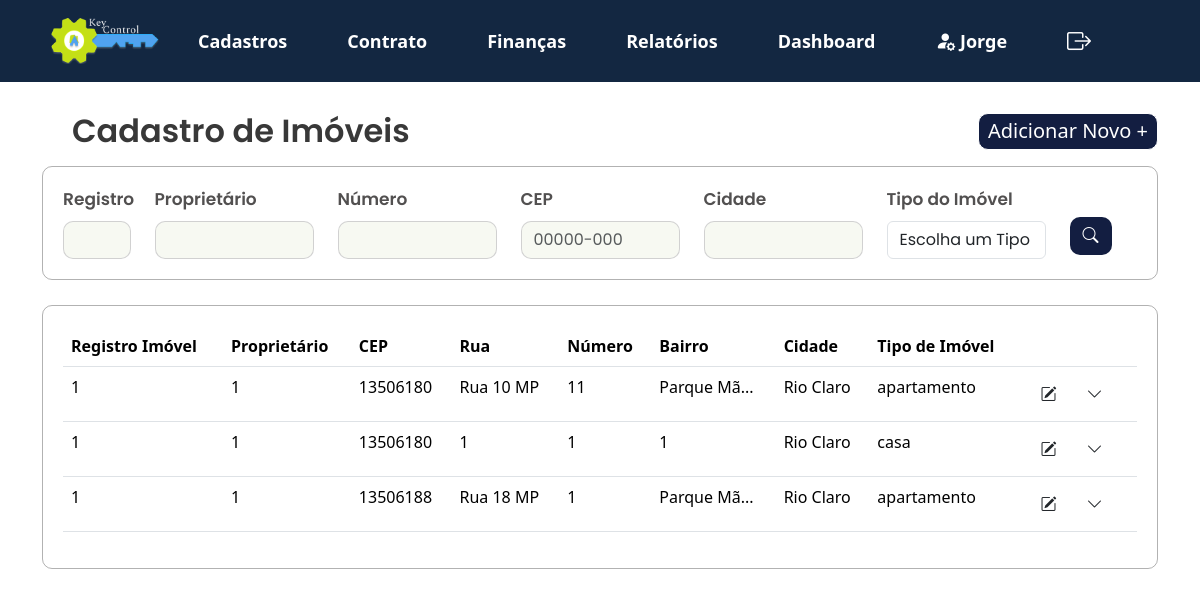
The page /KeyControl/projeto/views/lista_imovel.php (signed in) on the database its author committed.
### tables this page shows
CREATE TABLE `cadastro_imovel` (
  `id` int(11) NOT NULL,
  `cpf_cnpj_proprietario` varchar(20) NOT NULL,
  `tipo_imovel` varchar(50) NOT NULL,
  `quantidade_quartos` int(11) DEFAULT NULL,
  `quantidade_banheiros` int(11) DEFAULT NULL,
  `quantidade_vagas` int(11) DEFAULT NULL,
  `area_total` decimal(10,2) DEFAULT NULL,
  `cep` varchar(10) DEFAULT NULL,
  `rua` varchar(100) DEFAULT NULL,
  `numero` varchar(10) DEFAULT NULL,
  `bairro` varchar(50) DEFAULT NULL,
  `cidade` varchar(50) DEFAULT NULL,
  `estado` varchar(50) DEFAULT NULL,
  `pais` varchar(50) DEFAULT NULL,
  `registro_imovel` varchar(50) DEFAULT NULL,
  `registro_agua` varchar(50) DEFAULT NULL,
  `valor_aluguel` float DEFAULT NULL,
  `taxa_aluguel` float DEFAULT NULL,
  `valor_venda` float DEFAULT NULL,
  `taxa_venda` float DEFAULT NULL,
  `complemento` varchar(255) DEFAULT NULL
);

CREATE TABLE `cadastro_cliente` (
  `id` int(11) NOT NULL,
  `nome` varchar(100) NOT NULL,
  `rg_ie` varchar(20) DEFAULT NULL,
  `data_nascimento_fundacao` date DEFAULT NULL,
  `telefone` varchar(20) DEFAULT NULL,
  `email` varchar(100) DEFAULT NULL,
  `estado_civil` varchar(20) DEFAULT NULL,
  `nacionalidade` varchar(50) DEFAULT NULL,
  `profissao` varchar(50) DEFAULT NULL,
  `cep` varchar(10) DEFAULT NULL,
  `rua` varchar(100) DEFAULT NULL,
  `numero` varchar(10) DEFAULT NULL,
  `bairro` varchar(50) DEFAULT NULL,
  `cidade` varchar(50) DEFAULT NULL,
  `estado` varchar(50) DEFAULT NULL,
  `pais` varchar(50) DEFAULT NULL,
  `locador` tinyint(1) DEFAULT 0,
  `locatario` tinyint(1) DEFAULT 0,
  `fiador` tinyint(1) DEFAULT 0,
  `comprador` tinyint(1) DEFAULT 0,
  `complemento` varchar(255) DEFAULT NULL,
  `cpf_cnpj` varchar(20) NOT NULL
);

### KeyControl/projeto/app/controllers/filtros_imovel.php (called while the page is built, shortened)
<?php
include '../app/controllers/db_conexao.php';
function buildQuery($registro_imovel, $cpf_cnpj_proprietario, $tipo_imovel, $cep, $rua, $bairro, $cidade) {
    $sql = "SELECT imovel.*, cliente.nome
            FROM cadastro_imovel imovel
            INNER JOIN cadastro_cliente cliente
                ON imovel.cpf_cnpj_proprietario = cliente.cpf_cnpj";
    $conditions = [];
    $params = [];
    return [$sql, $params];
}
$registro_imovel = $_POST['registro_imovel'] ?? '';
$cpf_cnpj_proprietario = $_POST['cpf_cnpj_proprietario'] ?? '';
$tipo_imovel = $_POST['tipo_imovel'] ?? '';
$cep = $_POST['cep'] ?? '';
$rua = $_POST['rua'] ?? '';
$bairro = $_POST['bairro'] ?? '';
$cidade = $_POST['cidade'] ?? '';
list($sql, $params) = buildQuery($registro_imovel, $cpf_cnpj_proprietario, $tipo_imovel, $cep, $rua, $bairro, $cidade);
try {
    if ($pdo) {
        $stmt = $pdo->prepare($sql);
        $stmt->execute($params);
        $result = $stmt->fetchAll(PDO::FETCH_ASSOC);
    } else {
        throw new Exception("Erro na conexão com o banco de dados.");
    }
} catch (Exception $e) {
    echo "Erro na execução da consulta: " . $e->getMessage();
}
?>

### KeyControl/projeto/views/lista_imovel.php (the view, shortened to what this page needs)
<?php
   include_once '../app/controllers/filtros_imovel.php';
   ?>
<!DOCTYPE html>
<html lang="pt-br">
   <head>
      <link href="https://cdn.jsdelivr.net/npm/bootstrap@5.3.3/dist/css/bootstrap.min.css" rel="stylesheet">
      <link rel="stylesheet" href="../public/assets/js/menu.js">
      <link rel="stylesheet" href="https://cdn.jsdelivr.net/npm/bootstrap-icons@1.10.5/font/bootstrap-icons.css">
      <link rel="stylesheet" type="text/css" href="../public/assets/css/style2.css">
   </head>
   <body>
      <?php include 'navbar.php';?>
      <section>
         <div class="container">
            <div class="d-flex justify-content-between align-items-center mb-3">
               <h2 class="mb-0">Cadastro de Imóveis</h2>
               <a href="../views/cadastro_imovel.php" class="button_adicionarnovo">Adicionar Novo +</a>
            </div>
         </div>
         <div class="container">
            <form method="POST" action="">
               <div class="filtros-container">
                  <div class="row g-12">
                     <div class="col-md-1">
                        <label for="registro_imovel" class="form-label">Registro</label>
                        <input type="text" id="registro_imovel" class="form-control" name="registro_imovel" value="<?= htmlspecialchars($_POST['registro_imovel'] ?? '') ?>">
                     </div>
                     <div class="col-md-2">
                        <label for="cpf_cnpj_proprietario" class="form-label">Proprietário</label>
                        <input type="text" id="cpf_cnpj_proprietario" class="form-control" name="cpf_cnpj_proprietario" value="<?= htmlspecialchars($_POST['cpf_cnpj_proprietario'] ?? '') ?>">
                     </div>
                     <div class="col-md-2">
                        <label for="numero" class="form-label">Número</label>
                        <input type="text" id="numero" class="form-control" name="numero" value="<?= htmlspecialchars($_POST['numero'] ?? '') ?>">
                     </div>
                     <div class="col-md-2">
                        <label for="cep" class="form-label">CEP</label>
                        <input type="text" id="cep" class="form-control" name="cep" value="<?= htmlspecialchars($_POST['cep'] ?? '') ?>" pattern="\d{5}-\d{3}" placeholder="00000-000" title="Formato: 12345-678" maxlength="9">
                     </div>
                     <div class="col-md-2">
                        <label for="cidade" class="form-label">Cidade</label>
                        <input type="text" id="cidade" class="form-control" name="cidade" value="<?= htmlspecialchars($_POST['cidade'] ?? '') ?>">
                     </div>
                     <div class="col-md-2">
                        <label for="tipo_imovel" class="mb-2">Tipo do Imóvel</label>
                        <div class="position-relative">
                           <select class="form-control" name="tipo_imovel" id="tipo_imovel" onchange="checkSelection('tipo_imovel')">
                              <option value="" disabled <?= !isset($_POST['tipo_imovel']) ? 'selected' : '' ?>>Escolha um Tipo</option>
                           </select>
                        </div>
                     </div>
                     <div class="col-md-1">
                     <button class="btn btn-buscar" type="submit">
                     <i class="bi bi-search"></i>
                     </button>
                  </div>
               </div>
         </div>
         </form>
         </div>
      </section>
      <section>
         <div class="container">
            <div class="card_relatório">
               <table class="table table-hover">
                  <thead>
                     <tr>
                        <th>Registro Imóvel</th>
                        <th>Proprietário</th>
                        <th>CEP</th>
                        <th>Rua</th>
                        <th>Número</th>
                        <th>Bairro</th>
                        <th>Cidade</th>
                        <th>Tipo de Imóvel</th>
                        <th></th>
                     </tr>
                  </thead>
                  <tbody>
                     <?php
                        if (isset($result) && count($result) > 0) {
                            foreach ($result as $row) {
                                $bairro = htmlspecialchars($row['bairro'] ?? '-');
                                $bairro_resumido = htmlspecialchars(substr($bairro, 0, 10) . (strlen($bairro) > 10 ? '...' : ''));
                                echo "<tr>
                                        <td>" . htmlspecialchars($row['registro_imovel'] ?? '-') . "</td>
                                        <td>" . htmlspecialchars($row['nome'] ?? '-') . "</td>
                                        <td>" . htmlspecialchars($row['cep'] ?? '-') . "</td>
                                        <td>" . htmlspecialchars($row['rua'] ?? '-') . "</td>
                                        <td>" . htmlspecialchars($row['numero'] ?? '-') . "</td>
                                        <td title='$bairro'>$bairro_resumido</td>
                                        <td>" . htmlspecialchars($row['cidade'] ?? '-') . "</td>
                                        <td>" . htmlspecialchars($row['tipo_imovel'] ?? '-') . "</td>
                                        <td>
                                          <button class='btn' onclick=\"window.location.href='../views/modifica_imovel.php?id=" . htmlspecialchars($row['id']) . "'\">
                                          <i class='bi bi-pencil-square'></i>
                                          </button>
                                            <button class='btn' onclick='toggleSubMenu(this)'>
                                                <i class='bi bi-chevron-down'></i>
                                            </button>
                                                    <button class='imprimir' onclick='printInfo(" . htmlspecialchars($row['id']) . ")'>
                                                    </button>
                                                    <button class='email' onclick='sendEmail(\"" . addslashes(htmlspecialchars($row["email"] ?? '')) . "\")'>
                                                    </button>
                                                    <button class='excluir' onclick='deleteRecord(" . htmlspecialchars($row['id']) . ")'>
                                                    </button>
                                        </td>
                                    </tr>";
                            }
                        } else {
                            echo "<tr><td colspan='8'>Nenhum registro encontrado</td></tr>";
                        }
                        ?>
                  </tbody>
               </table>
            </div>
         </div>
      </section>
   </body>
</html>

### KeyControl/projeto/views/navbar.php (shortened to what this page needs)
<head>
  <link rel="stylesheet" type="text/css" href="../public/assets/css/style1.css">
</head>
<nav class="navbar navbar-expand-sm">
  <div class="container">
    <div class="collapse navbar-collapse" id="navbarNavDropdown">
      <ul class="navbar-nav align-items-center">
        <li>
          <a class="nav-link" href="../views/home.php"><img src="../public/assets/img/Logomarca.png" width="110px"></a>
        </li>
      </ul>
      <ul class="navbar-nav align-items-center">
        <li class="nav-item dropdown">
          <a class="nav-link" href="#" id="drop" role="button" data-bs-toggle="dropdown" aria-expanded="false">
            Cadastros
          </a>
        </li>
      </ul>
      <ul class="navbar-nav align-items-center">
        <li class="nav-item dropdown">
          <a class="nav-link" href="#" id="drop" role="button" data-bs-toggle="dropdown" aria-expanded="false">
            Contrato
          </a>
        </li>
      </ul>
      <ul class="navbar-nav align-items-center">
        <li class="nav-item dropdown">
          <a class="nav-link" href="#" id="drop" role="button" data-bs-toggle="dropdown" aria-expanded="true">
            Finanças
          </a>
        </li>
      </ul>
      <ul class="navbar-nav align-items-center">
        <li class="nav-item dropdown">
          <a class="nav-link" href="#" id="drop" role="button" data-bs-toggle="dropdown" aria-expanded="false">
            Relatórios
          </a>
        </li>
      </ul>
      <ul class="navbar-nav align-items-center">
        <li class="nav-item dropdown">
          <a class="nav-link" href="#">Dashboard</a>
        </li>
      </ul>
      <ul class="navbar-nav align-items-center">
        <li class="nav-item dropdown">
          <a class="nav-link" href="../views/perfil.php"><i class="bi bi-person-fill-gear fs-5"></i>
          <?php
          $user_name = htmlspecialchars($_SESSION['user_name'] ?? 'Usuário');
          $first_name = explode(' ', $user_name)[0];
          echo $first_name;
          ?>
          </a>
        </li>
      </ul>
      <ul class="navbar-nav align-items-center">
        <li class="nav-item dropdown">
          <a class="nav-link" href="../app/controllers/logout.php"><i class="bi bi-box-arrow-right fs-4"></i></a>
        </li>
      </ul>
    </div>
  </div>
</nav>

### KeyControl/projeto/public/assets/css/style2.css (style rules this page uses)
h2 { font-family: "Poppins", sans-serif; font-weight: 600; font-style: normal; color: #383838; margin: 30px; }
.container h2 { position: relative; z-index: 1; }
nav { z-index: 3 !important; }
form { font-family: "Poppins", sans-serif; font-style: normal; font-weight: 600; font-size: 17px; color: rgb(82, 80, 80); }
input.form-control { background-color: #F7F9F2; color: #333; border: 0px; }
h2.mb-0 { margin-block: auto; }
.filtros-container input.form-control { border: 1px solid #3838383b; border-radius: 10px; }
.filtros-container { width: auto; height: auto; border: 1px solid #38383862; border-radius: 10px; padding: 20px; display: flex; }
.filtros-container .btn-buscar { margin-top: 30px; }
.btn-buscar { background-color: #131E41; color: white; border-radius: 10px; }
.card_relatório { width: auto; height: auto; border: 1px solid #38383862; border-radius: 10px; margin-top: 25px; margin-bottom: 20px; padding: 20px; }
.button_adicionarnovo { border: 1px solid; border-radius: 10px; background-color: #131E41; width: 180px; height: 37px; align-items: center; display: flex; justify-content: center; align-items: center; text-align: center; color: #ffffff; font-size: 20px; text-decoration: none; }

### KeyControl/projeto/public/assets/css/style1.css (style rules this page uses)
nav { background-color: #132741; margin-bottom: 30px; }
nav .nav-link { color: white; font-size: 18px; font-weight: 600; }
nav .nav-item { margin: 7px; padding: 0 15px; }
nav i { width: 100%; }

### rows shown on the page
cadastro_imovel: registro_imovel "1", cadastro_cliente.nome "1", cep "13506180", rua "Rua 10 MP", numero "11", bairro "Parque Mã...", cidade "Rio Claro", tipo_imovel "apartamento"
cadastro_imovel: registro_imovel "1", cadastro_cliente.nome "1", cep "13506180", rua "1", numero "1", bairro "1", cidade "Rio Claro", tipo_imovel "casa"
cadastro_imovel: registro_imovel "1", cadastro_cliente.nome "1", cep "13506188", rua "Rua 18 MP", numero "1", bairro "Parque Mã...", cidade "Rio Claro", tipo_imovel "apartamento"

### other values the page prints
$first_name "Jorge"
